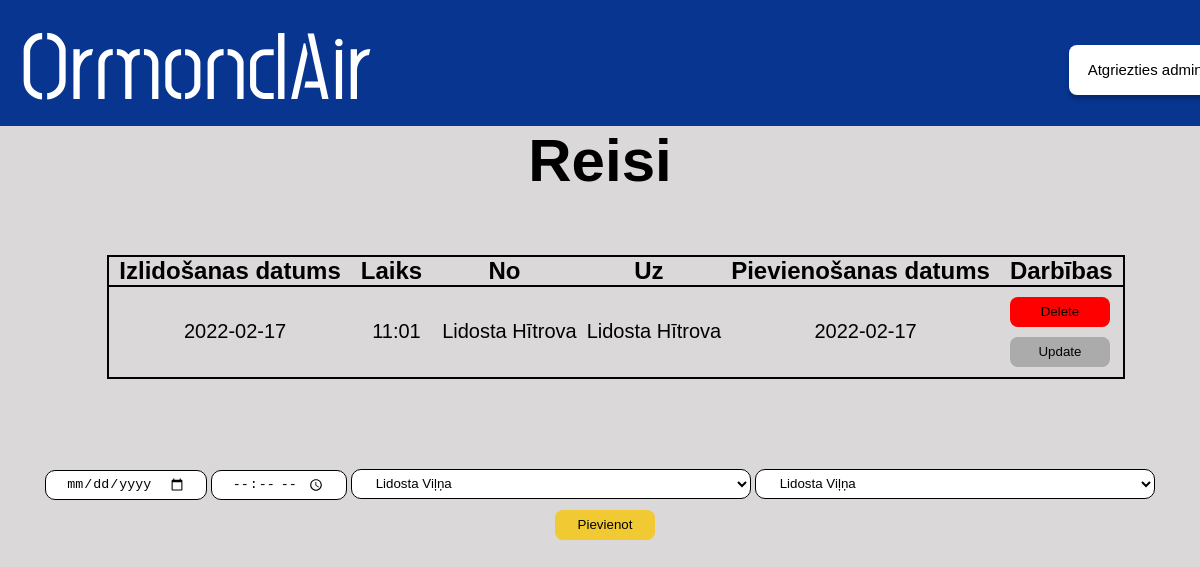
/admin/reisi, run on an earlier commit of the app's database.
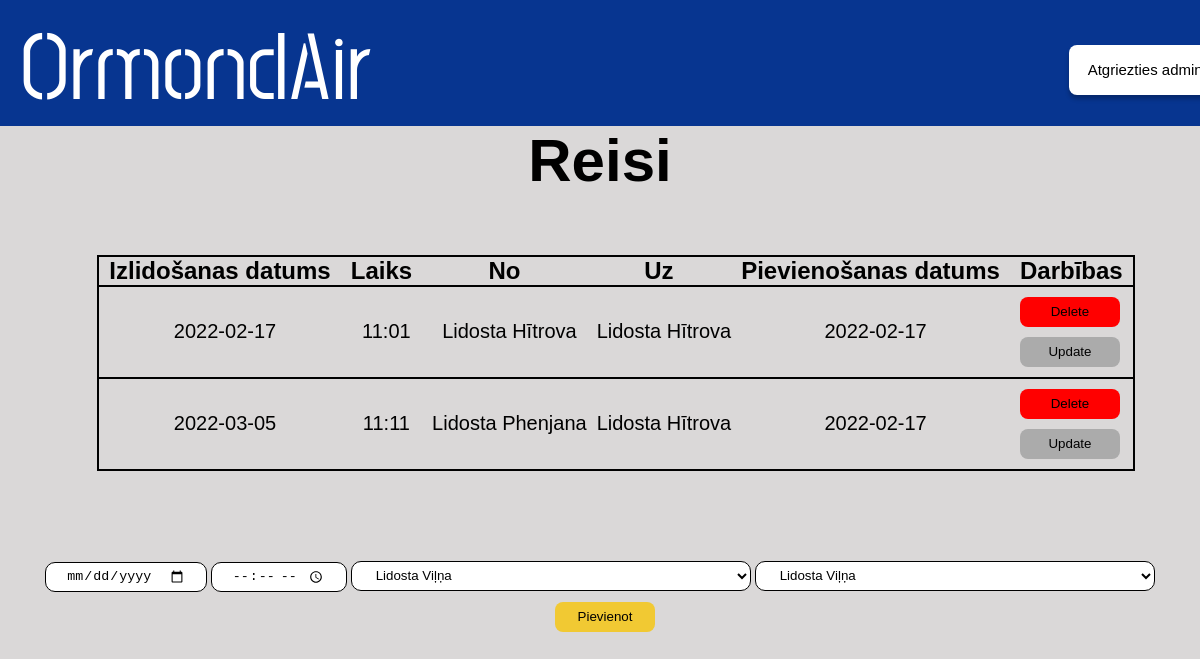
And on a later commit of the database.
### main.py (models this page shows, shortened)
class Reis(db.Model):
    id = db.Column(db.Integer, primary_key=True)
    datums = db.Column(db.String(200), nullable=False)
    laiks = db.Column(db.String(200), nullable=False)
    nolidostas = db.Column(db.String(200), nullable=False)
    uzlidostas = db.Column(db.String(200), nullable=False)
    date_created = db.Column(db.DateTime, default=datetime.utcnow)

### main.py (the view)
@app.route('/admin/reisi', methods=['POST', 'GET'])
def reis():
  if request.method == 'POST':
    new_reis = Reis(nolidostas=request.form['nolidostas'], uzlidostas=request.form['uzlidostas'], datums=request.form['datums'],laiks = request.form['laiks'])
    try:
      db.session.add(new_reis)
      db.session.commit()
      return redirect('/admin/reisi')
    except:
      return "Draugi nav labi!"
  else:
      lidostas = Lidosta.query.order_by(Lidosta.id).all()
      tasks = Reis.query.order_by(Reis.date_created).all()
      return render_template("adminreisi.html", tasks=tasks, lidostas=lidostas)

### templates/adminreisi.html (shortened to what this page needs)
<!DOCTYPE html>
<html lang="en">
  <head>
    <link href="/static/css/stylesheet.css" rel="stylesheet" />
  </head>
  <body>
    <div class="augsejaisBaneris">
      <a href="/"><h1 class="homePage">OrmondAir</h1></a>
      <a href="/admin"><button id="atgriezties_admin">Atgriezties admin</button></a>
    </div>
    <div class="apaksejaisBaneris">
      <h1 id="virsraksts">Reisi</h1>
      {% if tasks|length < 1 %}
      <h4 id="apaksraksts">Nav pievienots neviens reiss! </h4>
      {% else %}
      <div class="tabulaBox">
        <table class="tabula">
          <tr class="tabula">
            <th class="teksts">Izlidošanas datums</th>
            <th class="teksts">Laiks</th>
            <th class="teksts">No</th>
            <th class="teksts">Uz</th>
            <th class="teksts">Pievienošanas datums</th>
            <th class="teksts">Darbības</th>
          </tr>
          {% for task in tasks %}
            <tr class="tabula">
              <td class="dbteksts">{{ task.datums }}</td>
              <td class="dbteksts">{{ task.laiks }}</td>
              <td class="dbteksts">{{ task.nolidostas }}</td>
              <td class="dbteksts">{{ task.uzlidostas }}</td>
              <td class="dbteksts">{{ task.date_created.date() }}</td>
              <td>
                <a href="/delete_reisi/{{task.id}}"><button id=dzest>Delete</button></a>
                <br>
                <a href="/update_reisi/{{task.id}}"><button id=labot>Update</button></a>
              </td>
            </tr>
          {% endfor %}
        </table>
      </div>
      {% endif %}
      <form action="/admin/reisi" method="POST" id="form">
        <input class="inputdate" type="date" min="2022-02-17" name="datums" id="datums" placeholder="datums" required>
        <input class="inputdate" type="time" type="text" name="laiks" id="laiks" placeholder="laiks" required>
        <select class="input" name="nolidostas" id="nolidostas" method="POST">
          {% for lidosta in lidostas %}
            <option value="{{lidosta.content}}">{{ lidosta.content }}</option>
          {% endfor %}
        </select>
        <select class="input" name="uzlidostas" id="uzlidostas" method="POST">
          {% for lidosta in lidostas %}
            <option value="{{lidosta.content}}">{{ lidosta.content }}</option>
          {% endfor %}
        </select>
        <input type="submit" value="Pievienot" id="pievienot">
      </form>
  </body>
</html>

### static/css/stylesheet.css (style rules this page uses)
body { background: rgba(186, 182, 182, 0.53); }
* { margin: 0; padding: 0; box-sizing: border-box; text-decoration: none; }
.augsejaisBaneris { position: absolute; left: 0%; right: 0%; top: 0%; bottom: 84.28%; background: #073590; }
.homePage { position: absolute; left: 0%; font-family: Post No Bills Colombo Medium; font-size: 96px; display: flex; margin-left: 20px; color: #ffffff; user-select: none; }
.apaksejaisBaneris { position: absolute; top: 15.72%; right: 0px; left: 0px; }
#atgriezties_admin { position: absolute; width: 152px; height: 50.63px; left: 89.1%; top: 35.4%; background: #ffffff; border-radius: 8px; box-shadow: 0px 4px 4px rgba(0, 0, 0, 0.25); border-style: none; font-family: Arial, Helvetica, sans-serif; font-size: 15px; cursor: pointer; }
#pievienot { width: 100px; height: 30px; background: #f1c933; border-radius: 8px; outline: none; cursor: pointer; border: 1px solid transparent; margin-left: 10px; }
.teksts { font-family: Arial, Helvetica, sans-serif; font-size: 24px; color: #000000; padding-left: 10px; padding-right: 10px; }
.input { background: #ffffff; border: 1px solid #000000; box-sizing: border-box; border-radius: 10px; outline: none; padding-left: 20px; padding-right: 20px; width: 400px; height: 30px; margin-top: 10px; margin-bottom: 10px; }
.inputdate { background: #ffffff; border: 1px solid #000000; box-sizing: border-box; border-radius: 10px; outline: none; padding-left: 20px; padding-right: 20px; height: 30px; margin-top: 10px; margin-bottom: 10px; }
#dzest { width: 100px; height: 30px; background: #ff0000; border-radius: 8px; outline: none; cursor: pointer; border: 1px solid transparent; margin-top: 10px; margin-left: 10px; }
#labot { width: 100px; height: 30px; background: #ababab; border-radius: 8px; outline: none; cursor: pointer; border: 1px solid transparent; margin-top: 10px; margin-left: 10px; margin-bottom: 10px; }
.dbteksts { text-align: center; font-family: Arial, Helvetica, sans-serif; font-size: 20px; color: #000000; padding-left: 10px; }
#virsraksts { text-align: center; font-family: Arial, Helvetica, sans-serif; font-size: 60px; color: #000000; }
.tabula { border-collapse: collapse; border: solid 2px #000000; margin-left: auto; margin-right: auto; margin-top: 40px; margin-bottom: 40px; }
#form { text-align: center; }
.tabulaBox { display: block; max-height: 500px; width: 96%; overflow: auto; margin-top: 20px; margin-left: 40px; margin-bottom: 40px; }

What changed in the data, as far as the page shows it:
added Reis: datums "2022-03-05", laiks "11:11", nolidostas "Lidosta Phenjana", uzlidostas "Lidosta Hītrova", date_created "2022-02-17"
